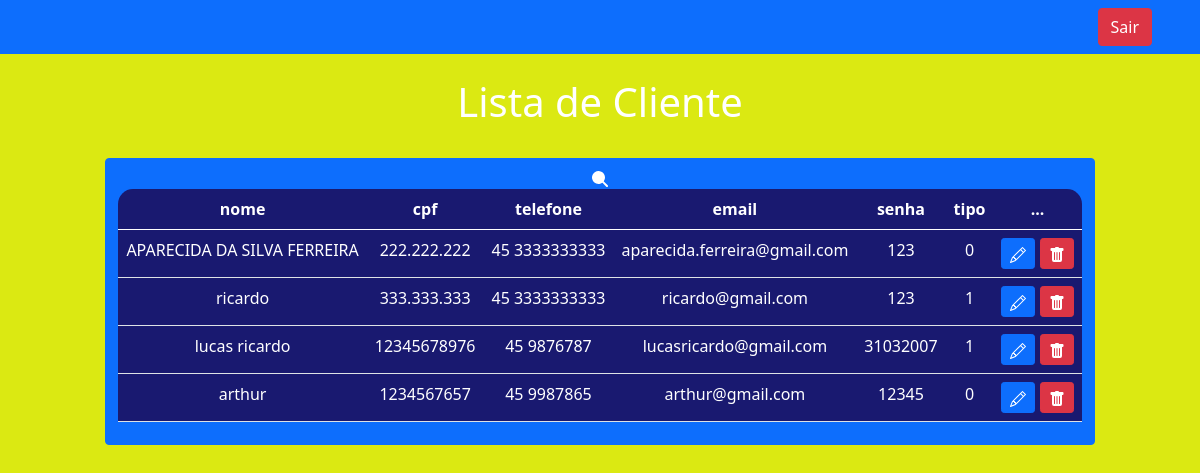
/rolex/listacliente.php, run on the app's committed database.
### tables this page shows
CREATE TABLE `usuarios` (
  `id` int NOT NULL,
  `nome` varchar(100) NOT NULL,
  `cpf` varchar(11) NOT NULL,
  `telefone` varchar(20) NOT NULL,
  `email` varchar(100) NOT NULL,
  `senha` varchar(255) NOT NULL,
  `tipo` int NOT NULL DEFAULT '0'
);

### rolex/listacliente.php (the view, shortened to what this page needs)
<?php
include_once('config.php');
$searchTerm = isset($_GET['search']) ? $_GET['search'] : '';
$sql = "SELECT nome, cpf,  telefone, email, senha, tipo
        FROM usuarios
        WHERE nome LIKE '%$searchTerm%'
        OR email LIKE '%$searchTerm%'";
$result = $conexao->query($sql);
?>
<!DOCTYPE html>
<html lang="pt-br">
<head>
    <link href="https://cdn.jsdelivr.net/npm/bootstrap@5.0.2/dist/css/bootstrap.min.css" rel="stylesheet">
</head>
<body>
<nav class="navbar navbar-expand-lg navbar-dark bg-primary">
    <div class="d-flex">
        <a href="sair.php" class="btn btn-danger me-5">Sair</a>
    </div>
</nav>
<br>
<?php
echo "<h1>Lista de Cliente</h1>";
?>
<br>
<div class="box-search">
    <button onclick="searchData()" class="btn btn-primary">
        <svg xmlns="http://www.w3.org/2000/svg" width="16" height="16" fill="currentColor" class="bi bi-search" viewBox="0 0 16 16">
            <path d="M11.742 10.344a6.5 6.5 0 1 0-1.397 1.398h-.001c.03.04.062.078.098.115l3.85 3.85a1 1 0 0 0 1.415-1.414l-3.85-3.85a1.007 1.007 0 0 0-.115-.1zM12 6
            </svg>
        </button>
    </div>
    <div class="m-5">
        <table class="table text-white table-bg">
            <thead>
                <tr>
                    <th scope="col">nome</th>
                    <th scope="col">cpf</th>
                    <th scope="col">telefone</th>
                    <th scope="col">email</th>
                    <th scope="col">senha</th>
                    <th scope="col">tipo</th>
                    <th scope="col">...</th>
                </tr>
            </thead>
            <tbody>
                <?php
                    while($user_data = mysqli_fetch_assoc($result)) {
                        echo "<tr>";
                        echo "<td>".$user_data['nome']."</td>";
                        echo "<td>".$user_data['cpf']."</td>";
                        echo "<td>".$user_data['telefone']."</td>";
                        echo "<td>".$user_data['email']."</td>";
                        echo "<td>".$user_data['senha']."</td>";
                        echo "<td>".$user_data['tipo']."</td>";
                        echo "<td>
                        <a class='btn btn-sm btn-primary' href='edit.php?email=$user_data[email]' title='Editar'>
                            <svg xmlns='http://www.w3.org/2000/svg' width='16' height='16' fill='currentColor' class='bi bi-pencil' viewBox='0 0 16 16'>
                                <path d='M12.146.146a.5.5 0 0 1 .708 0l3 3a.5.5 0 0 1 0 .708l-10 10a.5.5 0 0 1-.168.11l-5 2a.5.5 0 0 1-.65-.65l2-5a.5.5 0 0 1 .11-.168l10-10zM11.207 2.5 13.5 4.793 14.793 3.5 12.5 1.207 11.207 2.5zm1.586 3L10.5 3.207 4 9.707V10h.5a.5.5 0 0 1 .5.5v.5h.5a.5.5 0 0 1 .5.5v.5h.293l6.5-6.5zm-9.761 5.175-.106.106-1.528 3.821 3.821-1.528.106-.106A.5.5 0 0 1 5 12.5V12h-.5a.5.5 0 0 1-.5-.5V11h-.5a.5.5 0 0 1-.468-.325z'/>
                            </svg>
                            </a>
                            <a class='btn btn-sm btn-danger' href='delete.php?email=$user_data[email]' title='Deletar'>
                                <svg xmlns='http://www.w3.org/2000/svg' width='16' height='16' fill='currentColor' class='bi bi-trash-fill' viewBox='0 0 16 16'>
                                    <path d='M2.5 1a1 1 0 0 0-1 1v1a1 1 0 0 0 1 1H3v9a2 2 0 0 0 2 2h6a2 2 0 0 0 2-2V4h.5a1 1 0 0 0 1-1V2a1 1 0 0 0-1-1H10a1 1 0 0 0-1-1H7a1 1 0 0 0-1 1H2.5zm3 4a.5.5 0 0 1 .5.5v7a.5.5 0 0 1-1 0v-7a.5.5 0 0 1 .5-.5zM8 5a.5.5 0 0 1 .5.5v7a.5.5 0 0 1-1 0v-7A.5.5 0 0 1 8 5zm3 .5v7a.5.5 0 0 1-1 0v-7a.5.5 0 0 1 1 0z'/>
                                </svg>
                            </a>
                            </td>";
                        echo "</tr>";
                    }
                    ?>
            </tbody>
        </table>
    </div>
</body>
</html>

### rolex/listacliente.php (style rules this page uses)
body { background: url(peixe.jpeg); background-repeat: no-repeat; background-size: cover; color: black 0.6; text-align: center; background-color: #dbe912; color: white; }
.table-bg { background-color: #191970; border-radius: 15px 15px 0 0; }
.box-search { display: flex; justify-content: center; gap: 0.1%; }

### data on the page
usuarios: nome "APARECIDA DA SILVA FERREIRA", cpf "222.222.222", telefone "45 3333333333", email "aparecida.ferreira@gmail.com", senha "123", tipo "0"
usuarios: nome "ricardo", cpf "333.333.333", telefone "45 3333333333", email "ricardo@gmail.com", senha "123", tipo "1"
usuarios: nome "lucas ricardo", cpf "12345678976", telefone "45 9876787", email "lucasricardo@gmail.com", senha "31032007", tipo "1"
usuarios: nome "arthur", cpf "1234567657", telefone "45 9987865", email "arthur@gmail.com", senha "12345", tipo "0"
